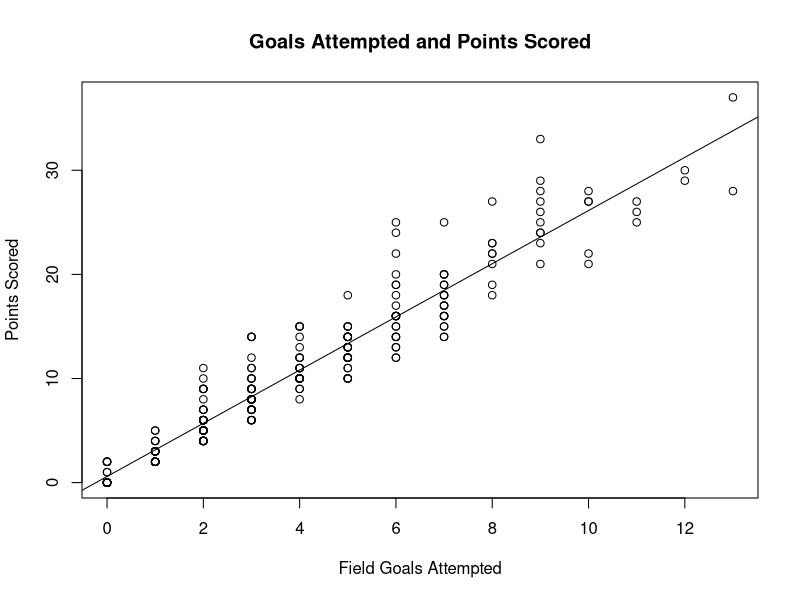
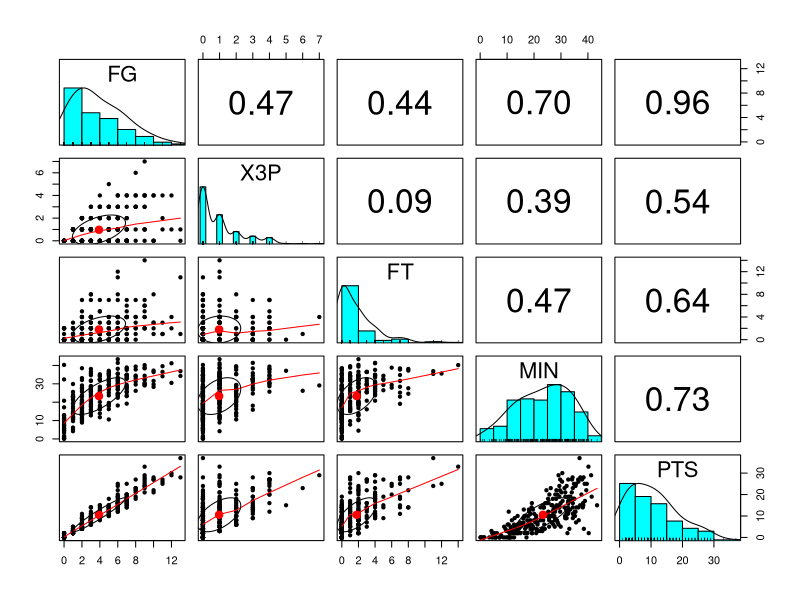
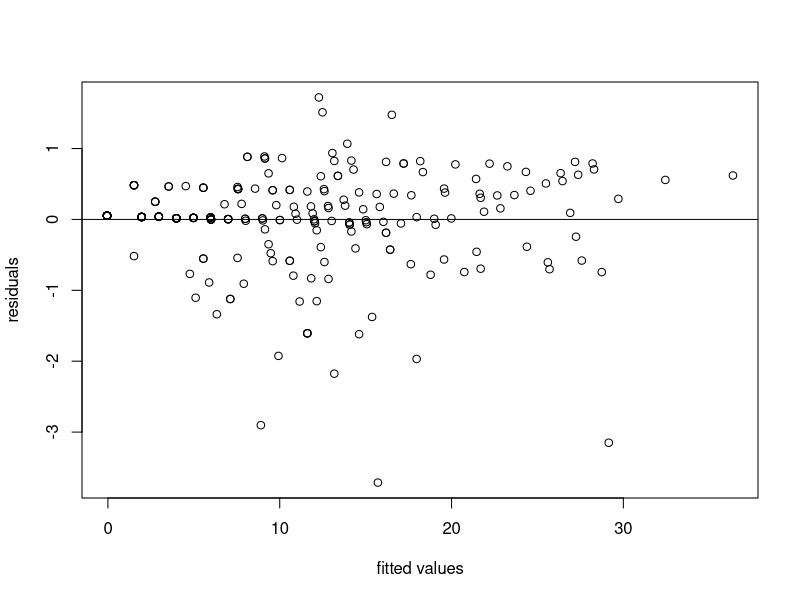
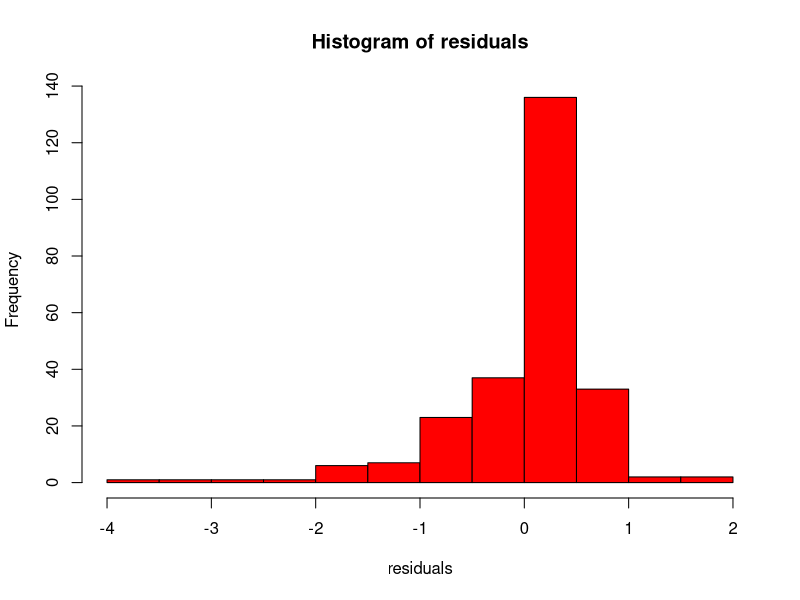

Here is the R script that generated these plots, in order:
## ---- chunk 1
library(psych)

###Univariate or simple Regression using only one predictor.

nba_df <- read.csv("nba.csv", header = TRUE, sep = ",") # Reading file and creating data frame

nba_model  = lm(formula = PTS ~ FG, data = nba_df) # Training model using one predictor FG(Field Goals). PTS is response variable.
summary(nba_model) #Printing summary of model created

###It is a good model because it has high variance. Intercept FG has high t-value and very low pr value(probability). Also the variable FG has high significance(***) in predicting the response variable.
## ---- chunk 2
###Plotting between the predictor and the response variable.

plot(nba_df$FG, nba_df$PTS, xlab = "Field Goals Attempted", ylab = "Points Scored", main = "Goals Attempted and Points Scored")
abline(nba_model)

#dividing dataset into 2 parts train and test for multiple or multivariate regression.
set.seed(1122)
index <- sample(1:nrow(nba_df), 250) # randomly picking 250 indexes from data frame
train <- nba_df[index, ] # assigning picked indexes to train set
test <- nba_df[-index, ] # assigning remaining indexes to test set
## ---- chunk 3
#Plotting correlation of important predictors with response variable

regressors_picked <- subset(train, select = c(FG,X3P,FT,MIN,PTS)) #Choosing important predictors.
pairs.panels(regressors_picked) # Plotting correlation

## ---- chunk 4
#Multiple Regression - 
#Selected 3 significant predictors for training model.

new_model = lm(formula = PTS ~ FG + X3P + FTA , data = train)
summary(new_model) # printing summary of trained model.

confint(new_model, level = 0.95) # setting confidence interval of model equal to 95%.

###It has high R sqaure value i.e model fits the data properly. Also it has high F-statistic and t-value. All the predictors are highly significant(***)
## ---- chunk 5
#Plotting the graph of the residuals.
plot(new_model$fitted.values, new_model$residuals, xlab = "fitted values", ylab = "residuals")
abline(0,0)

## ---- chunk 6
# Plotting histogram of residuals
hist(new_model$residuals, xlab = "residuals", main = "Histogram of residuals", col = "red")
## ---- chunk 7
#Finding how many values match from our test dataset by supplying test dataset to our trained model.
predicted_val<- predict.lm(new_model, test, interval="prediction")
verify_values <- data.frame(predicted_values=as.integer(predicted_val[,1]), actual_values=test$PTS)
exact_matches <- verify_values$predicted_values == verify_values$actual_values
sprintf("No of exact matches with predicted are %i", sum(exact_matches))
## ---- chunk 8
#Calculating Residual Sum of Squares(RSS), Total Sum of Sqaures(TSS), F-Statistic, Residual Standard Error(RSE)
n <- dim(train)[1]
p <- dim(train)[2] - 1
RSS  <- sum((test$PTS - predicted_val[,1])^2)
RSE  <- sqrt(1/(n-p-1)*RSS)
TSS  <- sum((test$PTS - mean(test$PTS))^2)
F    <- ((TSS - RSS)/3)/(RSS/(n-p-1))
R.sq <- cor(test$PTS, predicted_val[,1] )^2
sprintf("RSS - %f , TSS - %f , F-statistic - %f , RSE - %f",RSS,TSS, F,  RSE, R.sq)
